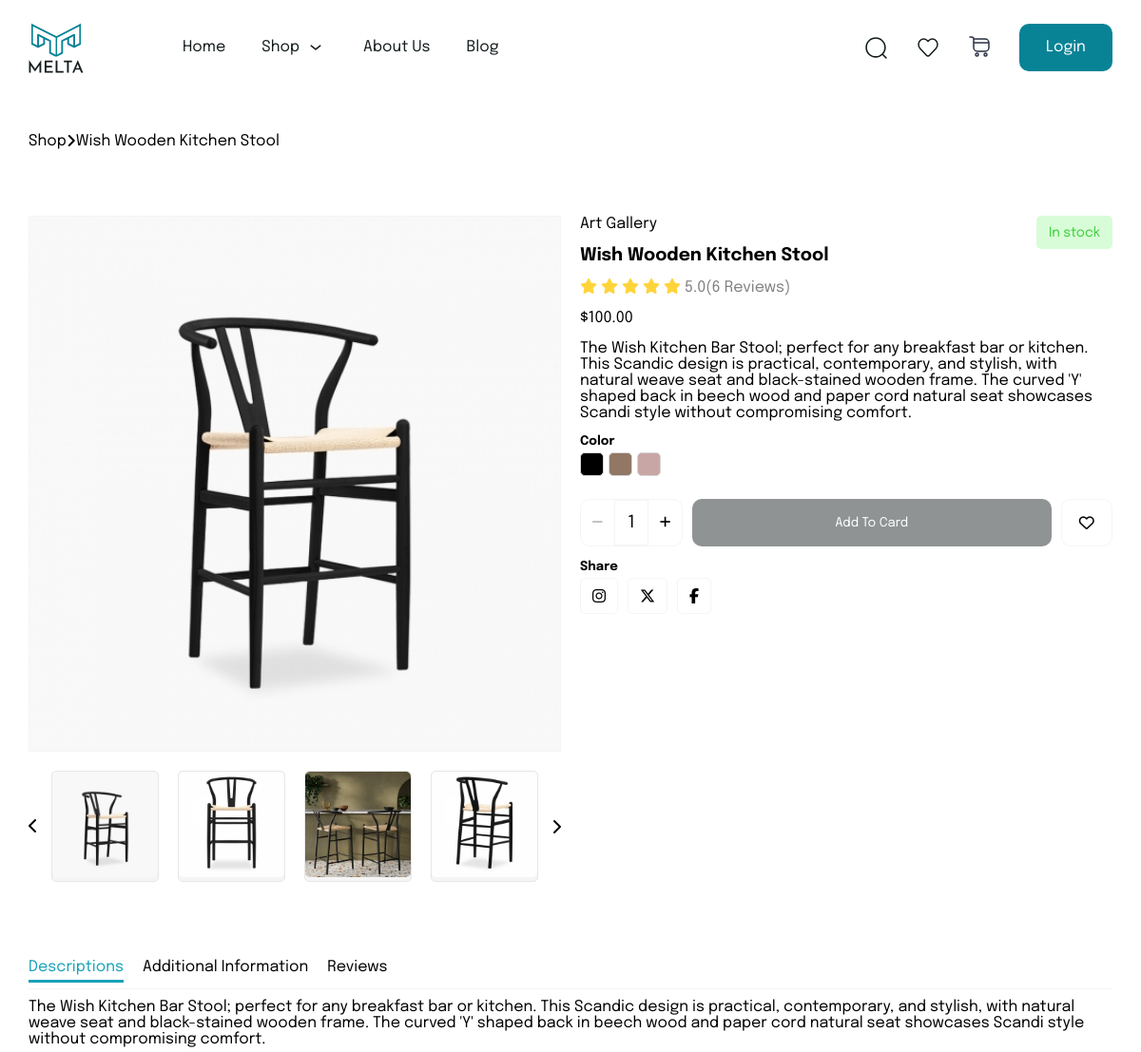
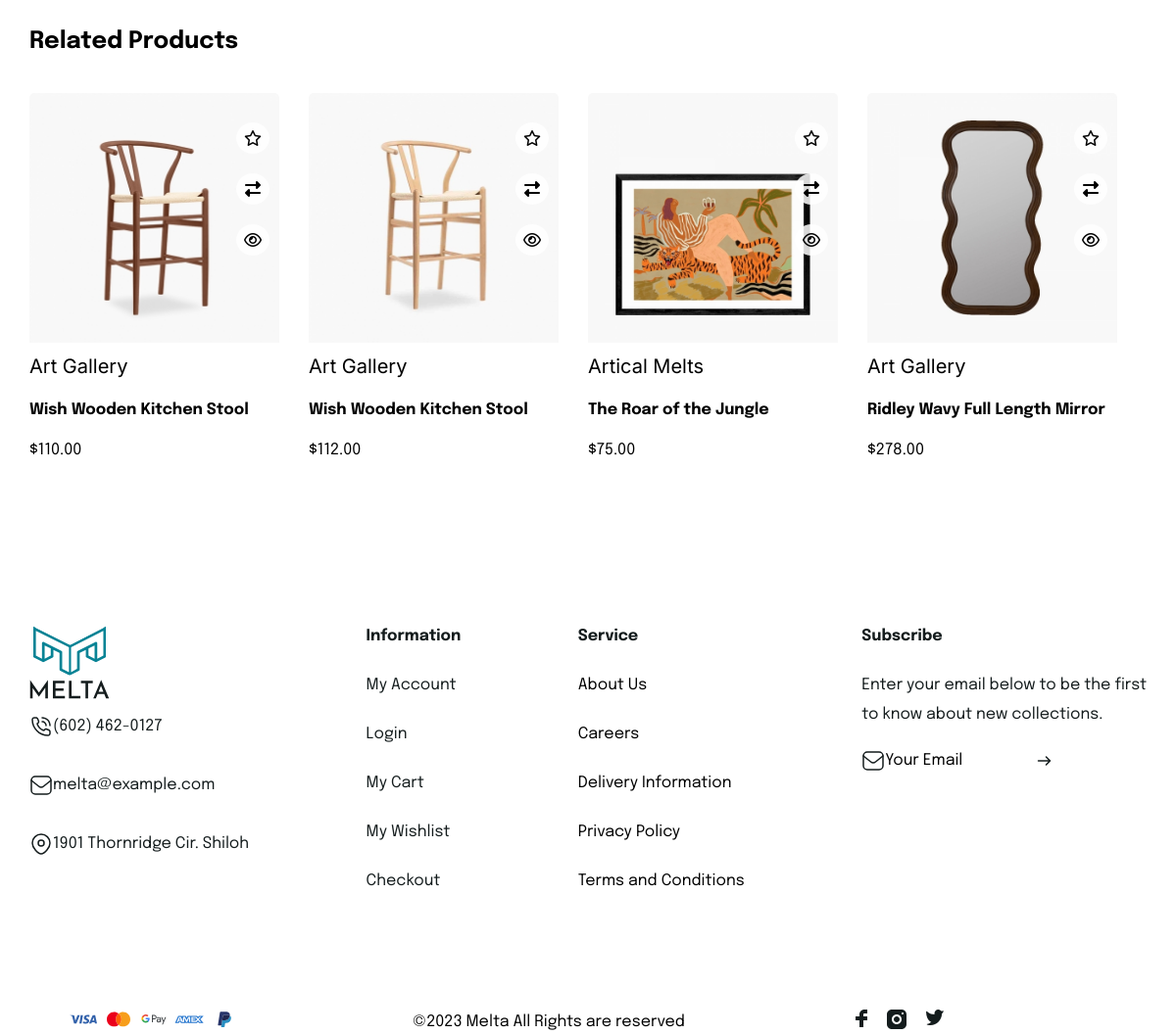
Page /products-details/14 on the committed database (2 pictures, top to bottom).
### home/models.py (models this page shows, shortened)
class Products(models.Model):
    name = models.CharField(max_length=60, blank=True)
    brand = models.ForeignKey(Brand, on_delete=models.CASCADE, related_name='products')
    price = models.BigIntegerField()
    color = models.ForeignKey(Color, on_delete=models.CASCADE, related_name='products')
    category = models.ForeignKey(Products_Categories, on_delete=models.CASCADE, related_name='products')
    descriptions=models.TextField( default=1  )
    weight = models.DecimalField( default=1.1 ,max_digits=5, decimal_places=2)
    width = models.DecimalField(default=1.1,max_digits=5, decimal_places=2)
    height = models.DecimalField(default=1.1,max_digits=5, decimal_places=2)
    depth = models.DecimalField(default=1.1,max_digits=5, decimal_places=2)
    instock = models.BooleanField(default=True)
    material = models.ManyToManyField(ProductMaterials,related_name='products', blank=True)
    def dimension(self):
        return f'{self.width} cm x {self.height} cm x {self.depth} cm'
    def get_main_image(self):
        first_image = self.images.first()
        return first_image.images.url if first_image else None

class ProductImage(models.Model):
    product = models.ForeignKey(Products, related_name='images', on_delete=models.CASCADE)
    images = models.ImageField(upload_to='product_images/')

class Brand(models.Model):
    brand=models.CharField(max_length=40)
    def __str__(self):
        return self.brand

class Color(models.Model):
    clName=models.CharField(max_length=40)
    color_code = models.CharField(max_length=7, blank=True)

### home/views.py (the view, shortened to what this page needs)
# urls.py: path('products-details/<int:id>', product_details,name="products-details"),
def product_details(request, id):
    product = get_object_or_404(Products, id=id)
    products = Products.objects.filter(name=product.name, brand=product.brand).exclude(color=product.color)
    product_materials = set(product.material.values_list('id', flat=True))
    related = Products.objects.filter(Q(brand=product.brand) | Q(material__in=product_materials) | Q(category=product.category)).exclude(id=id).distinct()
    colors = Color.objects.all()
    user_order_summary = None
    orders = None
    order_count = 0
    wishlist = None
    wish_pro = None
    wish_count =0
    comments = product.comments.all()
    average_rating = comments.aggregate(Avg('rating'))['rating__avg'] or 0
    profil_image =''
    if request.user.is_authenticated:
        user_profile = ProfilPicture.objects.get(user=request.user)
        profil_image = user_profile.image
    else:
        profil_image = '/profil_picture/unnamed.jpg'
    context = {
        'wish_pro':wish_pro,
        'order':orders,
        'user_order_summary':user_order_summary,
        'order_count':order_count,
        'product': product,
        'colors': colors,
        'products': products,
        'related': related,
        'comments': comments,
        'average_rating': average_rating,
        'wish_count':wish_count,
        'profil_image':profil_image
    }
    return render(request, 'product_details.html', context)

### templates/product_details.html (shortened to what this page needs)
{% extends "base.html" %}
{% block body %}
<div class="shown_products">
        Shop <i class="fa-solid fa-angle-right"></i> {{product.name}}
</div>
<div class="details_body">
        <div class="pro_detail">
            <div class="imgs_details">
                <div class="img_detail">
                    <img onclick="toggleFullscreen('detail_img')" id='detail_img' src="{{product.get_main_image}}" alt="">
                </div>
                <div class="det_choices">
                    <div><i id="choices_left" class="fa-solid fa-chevron-left"></i></div>
                    <div id="imgs_choices" class="imgs_choices">
                        {% for image in product.images.all %}
                        <div id='pro_choices' class="pro_choices">
                            <img src="{{ image.images.url }}" alt=""  onclick="changeMainImage('{{ image.images.url }}')">
                        </div>
                        {% endfor %}
                    </div>
                    <i id="choices_right" class="fa-solid fa-chevron-right"></i>
                </div>
            </div>
            <div class="about_detail">
                <p>{{product.brand}}</p>
                <h3>{{product.name}}</h3>
                <div>
                    <span id="pro_rate" class="pro_rate">
                        <i title="s" class="fa-regular fa-star" style="color: #d1d1d1;"></i>
                        <i title="s" class="fa-regular fa-star" style="color: #d1d1d1;"></i>
                        <i title="s" class="fa-regular fa-star" style="color: #d1d1d1;"></i>
                        <i title="s" class="fa-regular fa-star" style="color: #d1d1d1;"></i>
                        <i title="s" class="fa-regular fa-star" style="color: #d1d1d1;"></i>
                    </span>
                     <span style="color:grey">
                        {{average_rating|floatformat:1}}({{product.comments.count}} Reviews)
                    </span>
                </div>
                <p>${{product.price|floatformat:2}}</p>
                <p>{{product.descriptions}}</p>
                <ul>
                    <li>
                        <h5>Color</h5>
                        <ul>
                            <li  class="color_li">
                                <a href="{% url 'products-details' product.id %}">
                                    <div class="color" style='background-color: {{product.color.color_code }}'></div>
                                </a>
                            </li>
                            {% if products %}
                            {% for product in products %}
                            <li  class="color_li">
                                <a href="{% url 'products-details' product.id %}">
                                    <div class="color" style='background-color: {{ product.color.color_code }} '></div>
                                </a>
                            </li>
                            {% endfor %}
                            {% endif %}
                        </ul>
                    </li>
                </ul>
                <div class="pro_buy">
                    <div class="pro_count">
                        <button id='pro_minus_{{ord.product.id}}' onclick="pro_Minus(event,'{{ord.product.id}}')" title="Minus" disabled=""  type="button" >
                            <i   class="fa-solid fa-minus"></i>
                        </button>
                        <input readonly type="number" class="count_input" form="checking_form" value="1" name='quantity' id='pro_count_{{ord.product.id}}'>
                         <button id='pro_plus_{{ord.product.id}}' onclick="pro_Plus(event,'{{ord.product.id}}')" title="Plus" type="button">
                            <i id='' class="fa-solid fa-plus"></i>
                        </button>
                    </div>
                    <form action="" id="checking_form" method="post">
                        {% if request.user.is_authenticated %}
                        <button type="submit" form="checking_form" class="pro_btn">
                           Add To Card
                       </button>
                        {% else %}
                            <a style="height: 100%;" href="{% url 'account:login' %}">
                                <button type="" disabled class="pro_btn">
                                    Add To Card
                                </button>
                            </a>
                        {% endif %}
                    </form>
                    <div class="pro_heart">
                        {% if request.user.is_authenticated %}
                            {% if product.id in wish_pro %}
                            <a href="{% url 'remove-wishlist' product.id %}">
                                <i style='color:red;' class="fa-solid fa-heart"></i>
                            </a>
                            {% else %}
                                <a href="{% url 'add-wishlist' product.id %}">
                                    <i class="fa-regular fa-heart"></i>
                                </a>
                            {% endif %}
                        {% else %}
                        <a href="{% url 'account:login'%}">
                            <i class="fa-regular fa-heart"></i>
                        </a>
                        {% endif %}
                    </div>
                </div>
                <div class="pro_share">
                    <ul>
                        <h5>Share</h5>
                        <li>
                        <a href=""><i class="fa-brands fa-instagram"></i></a>
                        <a href=""><i class="fa-brands fa-x-twitter"></i></a>
                        <a href=""><i class="fa-brands fa-facebook-f"></i></a>
                        </li>
                    </ul>
                </div>
                    {% if product.instock %}
                    <div class="pro_stock">  In stock </div>
                    {% else %}
                    <div class="pro_Nstock"> Not stock </div>
                    {% endif %}
            </div>
        </div>
        <div class="detail_info">
            <ul>
                <li> <p class='active' id='det_des'>Descriptions</p> </li>
                <li> <p id='det_add' >Additional Information</p> </li>
                <li> <p id='det_rev' >Reviews</p> </li>
            </ul>
            <div id='det_info_det' class="det_info_det">
                {% include "pro_description.html" %}
            </div>
        </div>
</div>
<div class="related_product">
    <h2>Related Products</h2>
    <div id="rel_detail"  class="rel_detail">
            {% for rel in related %}
            <div class='rel_slider'>
                <a href="{% url 'products-details' rel.id %}">
                    <div onmouseenter='sliderStop()' onmouseleave='sliderStart()'  class="rel_pro">
                        <div class="rel_image">
                            <div class="pro_img_slider">
                                {% for img in rel.images.all  %}
                                <img  src="{{ img.images.url }}" alt=""  id="rel_image_{{ rel.id }}">
                                {% endfor %}
                            </div>
                            <div class="rel_img_icons">
                                {% if request.user.is_authenticated %}
                                    {% if rel.id in wish_pro %}
                                    <a href="{% url 'remove-wishlist' product.id %}">
                                    <i style="color: gold;" class="fa-solid fa-star  wishlist_add"></i>
                                    </a>
                                    {% else %}
                                        <a href="{% url 'add-wishlist' product.id %}">
                                            <i class="fa-regular fa-star "></i>
                                        </a>
                                    {% endif %}
                                {% else %}
                                <a href="{% url 'account:login'  %}">
                                    <i class="fa-regular fa-star "></i>
                                    </a>
                                {% endif %}
                                <i onmouseenter="pro_img_slider(event)" onmouseleave="pro_img_slider_stop(event)" class="fa-solid fa-right-left"></i>
                                <i class="fa-regular fa-eye" onclick="toggleFullscreen(event,'rel_image_{{ rel.id }}')"></i>
                            </div>
                        </div>
                        <div class="rel_about">
                            <div class="pro_brand">{{rel.brand}}</div>
                            <div class="pro_name">{{rel.name}}</div>
                            <div class="pro_price">${{rel.price|floatformat:2}}</div>
                        </div>
                    </div>
                </a>
            </div>
            {% endfor %}
    </div>
</div>
{% endblock body %}

### templates/pro_description.html
<p id='pro_desc'   style='padding:10px 0px;'>
    {{product.descriptions}}
</p>

### static/style.css (style rules this page uses)
* { margin: 0; padding: 0; box-sizing: border-box; text-decoration: none; list-style: none; border: none; }
body { background: var(--White-500, #fff); font-family: "Epilogue", sans-serif; }

### static/My_wishlist.css (style rules this page uses)
* { margin: 0; padding: 0; box-sizing: border-box; text-decoration: none; list-style: none; font-family: "Epilogue", sans-serif; border: none; }
body { font-family: "Epilogue", sans-serif; font-family: Arial, sans-serif; }
a { color: inherit; }

### rows in the picture
Products: name "Wish Wooden Kitchen Stool", get_main_image (picture), brand "Art Gallery", comments.count "6", price "100.00", descriptions "The Wish Kitchen Bar Stool; perfect for any breakfast bar or kitchen. This Scandic design is practical, contemporary, and stylish, with natural weave seat and black-stained wooden frame. The curved 'Y' shaped back in beech wood and paper cord natural seat showcases Scandi style without compromising comfort."
ProductImage: images (picture)
ProductImage: images (picture)
ProductImage: images (picture)
ProductImage: images (picture)
Products: brand "Art Gallery", name "Wish Wooden Kitchen Stool", price "110.00"
Products: brand "Art Gallery", name "Wish Wooden Kitchen Stool", price "112.00"
ProductImage: images (picture)
ProductImage: images (picture)
Products: brand "Artical Melts", name "The Roar of the Jungle", price "75.00"
ProductImage: images (picture)
Products: brand "Art Gallery", name "Ridley Wavy Full Length Mirror", price "278.00"
ProductImage: images (picture)

### other values in the picture
{{ average_rating|floatformat:1 }} "5.0"
